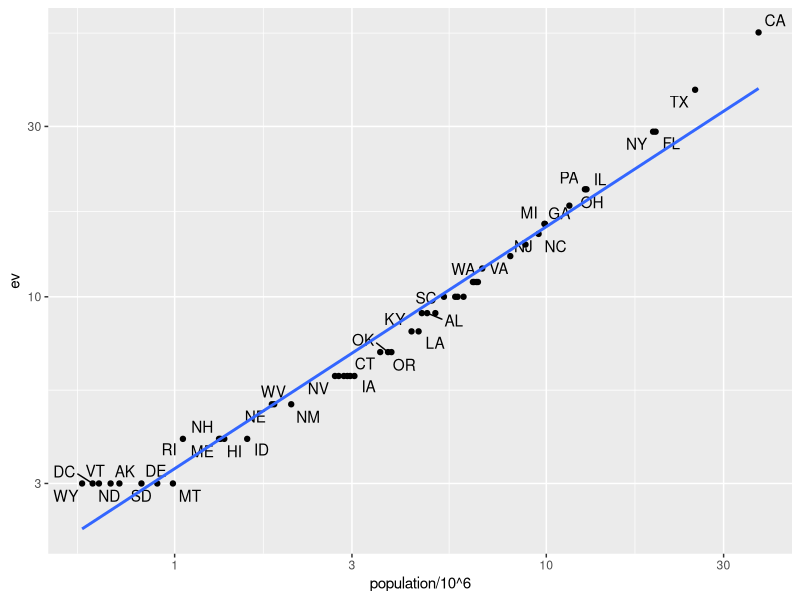

This chart was generated by the following R code:
## ---- chunk 1
library(tidyverse)
library(dslabs)
head(murders)
## ---- chunk 2
head(results_us_election_2016)
## ---- chunk 3
identical(results_us_election_2016$state, murders$state)
## ---- chunk 4
tab <- left_join(murders, results_us_election_2016, by = "state") |>
  select(-others) |> rename(ev = electoral_votes)
head(tab)
## ---- chunk 5
library(ggrepel)
tab |> ggplot(aes(population/10^6, ev, label = abb)) +
  geom_point() +
  scale_x_log10() + scale_y_log10() +
  geom_text_repel() + 
  geom_smooth(method = "lm", se = FALSE)
## ---- chunk 6
tab_1 <- slice(murders, 1:6) |> select(state, population)
tab_2 <- results_us_election_2016 |> 
  filter(state %in% c("Alabama", "Alaska", "Arizona", 
                    "California", "Connecticut", "Delaware")) |> 
  select(state, electoral_votes) |> rename(ev = electoral_votes)
## ---- chunk 7
left_join(tab_1, tab_2, by = "state")
## ---- chunk 8
tab_1 |> right_join(tab_2, by = "state")
## ---- chunk 9
inner_join(tab_1, tab_2, by = "state")
## ---- chunk 10
full_join(tab_1, tab_2, by = "state")
## ---- chunk 11
semi_join(tab_1, tab_2, by = "state")
## ---- chunk 12
anti_join(tab_1, tab_2, by = "state")
## ---- chunk 13
bind_cols(a = 1:3, b = 4:6)
## ---- chunk 14
tab_1 <- tab[, 1:3]
tab_2 <- tab[, 4:6]
tab_3 <- tab[, 7:8]
new_tab <- bind_cols(tab_1, tab_2, tab_3)
head(new_tab)
## ---- chunk 15
tab_1 <- tab[1:2,]
tab_2 <- tab[3:4,]
bind_rows(tab_1, tab_2)
## ---- chunk 16
intersect(1:10, 6:15)
## ---- chunk 17
intersect(c("a","b","c"), c("b","c","d"))
## ---- chunk 18
tab_1 <- tab[1:5,]
tab_2 <- tab[3:7,]
dplyr::intersect(tab_1, tab_2)
## ---- chunk 19
union(1:10, 6:15)
union(c("a","b","c"), c("b","c","d"))
## ---- chunk 20
tab_1 <- tab[1:5,]
tab_2 <- tab[3:7,]
dplyr::union(tab_1, tab_2) 
## ---- chunk 21
setdiff(1:10, 6:15)
setdiff(6:15, 1:10)
## ---- chunk 22
tab_1 <- tab[1:5,]
tab_2 <- tab[3:7,]
dplyr::setdiff(tab_1, tab_2)
## ---- chunk 23
setequal(1:5, 1:6)
## ---- chunk 24
setequal(1:5, 5:1)
## ---- chunk 25
dplyr::setequal(tab_1, tab_2)
## ---- chunk 26
tab <- left_join(murders, results_us_election_2016, by = "state") 
## ---- chunk 27
#| message: false
#| warning: false
library(data.table)
tab <- merge(murders, results_us_election_2016, by = "state", all.x = TRUE)
